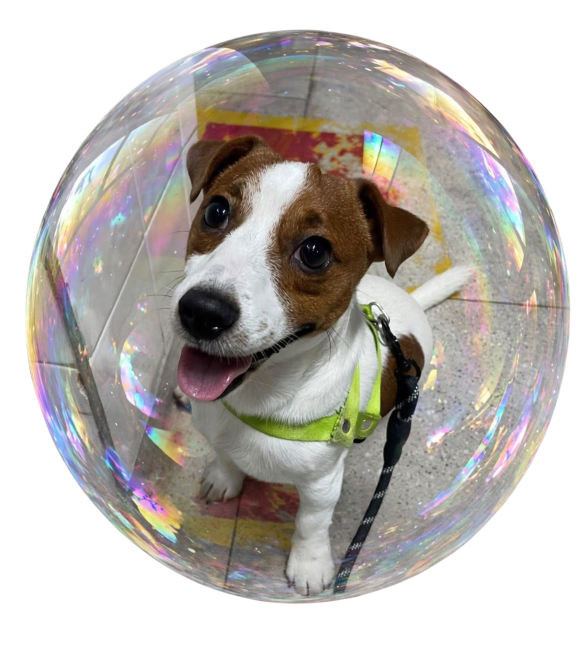
#> input picture work/sprites-raw/WhatsApp_Image_2026-10-09_at_15.48.31.png, 1170 x 1333 px (shown at 1/2 size); its folder holds only this picture in this run
$ python segment2.py
#> lines starting #> are read from the running program, lines starting #| are printed output that depends on the picture; after the words box and inside, x2 and y2 are one past the last pixel; in counts of white or black regions, pixels touching at a corner belong together
import os, glob, json
import numpy as np
from PIL import Image
from scipy import ndimage

RAW = 'work/sprites-raw'
OUT = 'work/segments'
os.makedirs(OUT, exist_ok=True)

report = {}
for p in sorted(glob.glob(os.path.join(RAW, '*.png'))):
    im = Image.open(p).convert('RGBA')
#> im is the input picture: PIL image 1170x1333 RGBA; mean R, G, B, A 94.2, 89.7, 85.1, 160.2
    a = np.array(im)
    alpha = a[..., 3]
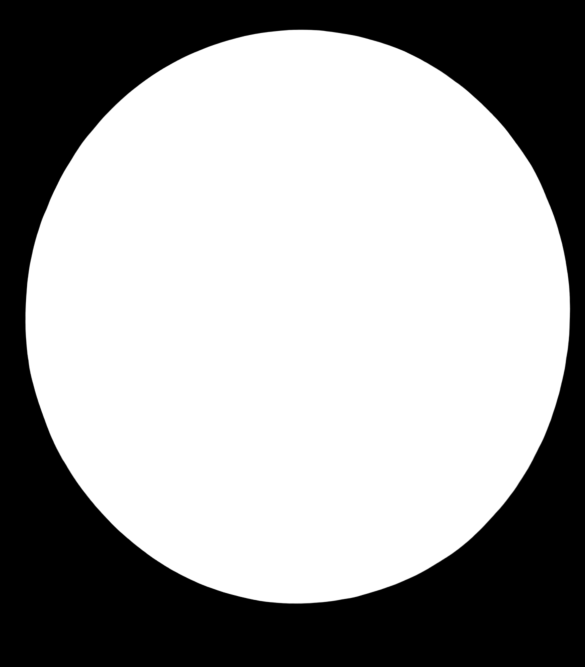
#> alpha: shape (1333, 1170) (shown at 1/2 size); min 0, max 255, mean 160.2
    mask = alpha > 25
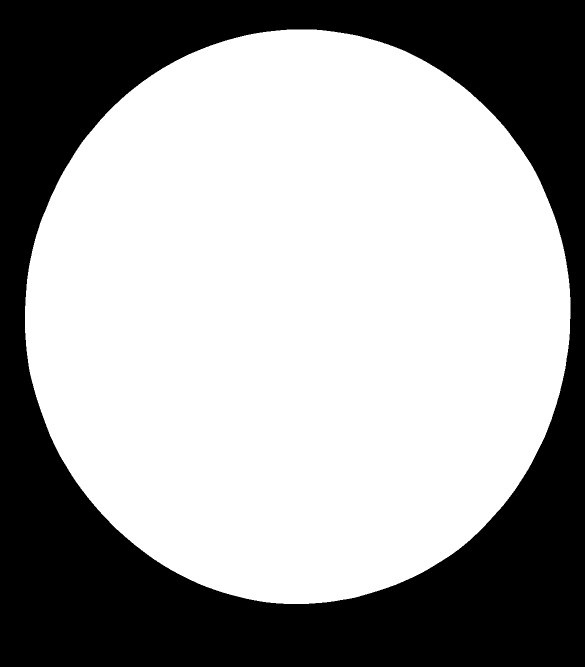
#> mask: shape (1333, 1170) bool (shown at 1/2 size); 63% white; 1 black region, box (x1, y1, x2, y2) and area: (0, 0, 1170, 1333) 576329
    md = ndimage.binary_dilation(mask, iterations=18)
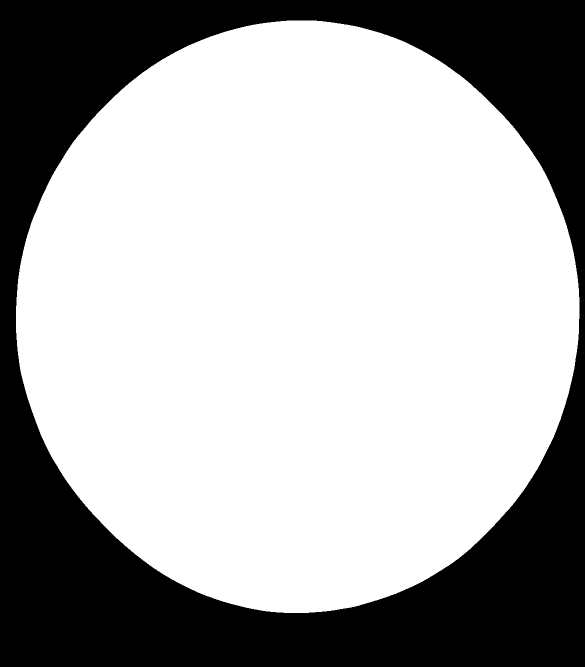
#> md: shape (1333, 1170) bool (shown at 1/2 size); 66.7% white; 1 black region, box (x1, y1, x2, y2) and area: (0, 0, 1170, 1333) 518711
    lab, n = ndimage.label(md)
#> n = 1
    comps = []
    for i, sl in enumerate(ndimage.find_objects(lab), start=1):
        ys, xs = sl
        h = ys.stop - ys.start; w = xs.stop - xs.start
        area = int(((lab[sl] == i) & (mask[sl])).sum())
        if area < 4000 or w < 60 or h < 60:
            continue
        # component mask over full image region
        comp_full = (lab == i)
        sub = comp_full[ys, xs] & mask[ys, xs]
        ys2, xs2 = np.where(sub)
        ty0, ty1 = ys.start + ys2.min(), ys.start + ys2.max() + 1
        tx0, tx1 = xs.start + xs2.min(), xs.start + xs2.max() + 1
        keep = sub[ty0 - ys.start:ty1 - ys.start, tx0 - xs.start:tx1 - xs.start]
        crop = a[ty0:ty1, tx0:tx1].copy()
        crop[..., 3] = np.where(keep, crop[..., 3], 0)
        ci = len(comps)
        outp = os.path.join(OUT, f'{os.path.basename(p)[:-4]}__c{ci}.png')
        Image.fromarray(crop, 'RGBA').save(outp)
        dom = tuple(int(v) for v in crop[..., :3][crop[..., 3] > 128].mean(axis=0))
        comps.append({'file': os.path.basename(outp), 'w': tx1-tx0, 'h': ty1-ty0,
                      'x': tx0, 'y': ty0, 'area': area, 'rgb': dom})
#> this loop made 1 pass
#> (i, h, w, area, ty0, ty1, tx0, tx1) on pass 1: (1, 1185, 1127, 983281, 59, 1208, 50, 1141)
#> pass 1, `sub = comp_full[ys, xs] & mask[ys, xs]`:
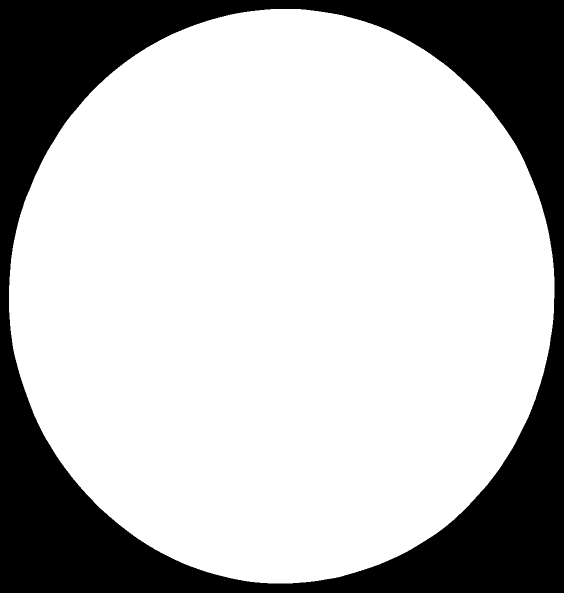
#> sub: shape (1185, 1127) bool (shown at 1/2 size); 73.6% white; 1 black region, box (x1, y1, x2, y2) and area: (0, 0, 1127, 1185) 352214
#> pass 1, `keep = sub[ty0 - ys.start:ty1 - ys.start, tx0 - xs.start:tx1 - xs.start]`:
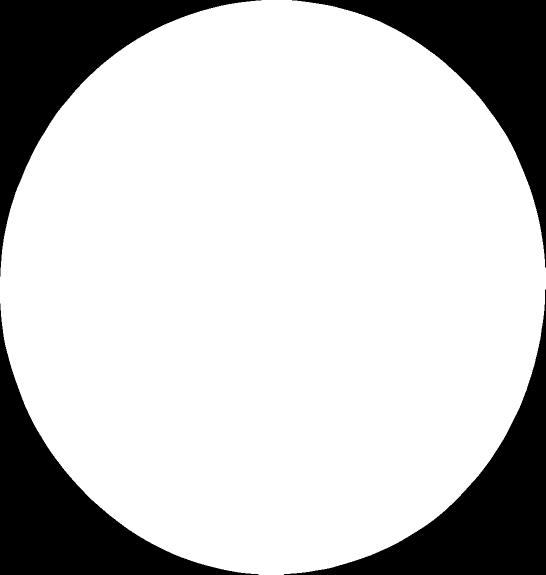
#> keep: shape (1149, 1091) bool (shown at 1/2 size); 78.4% white; 4 black regions, box (x1, y1, x2, y2) and area: (0, 607, 517, 1149) 68572, (0, 0, 523, 553) 68454, (568, 579, 1091, 1149) 67798, (584, 0, 1091, 535) 65454
#> pass 1, `crop = a[ty0:ty1, tx0:tx1].copy()`:
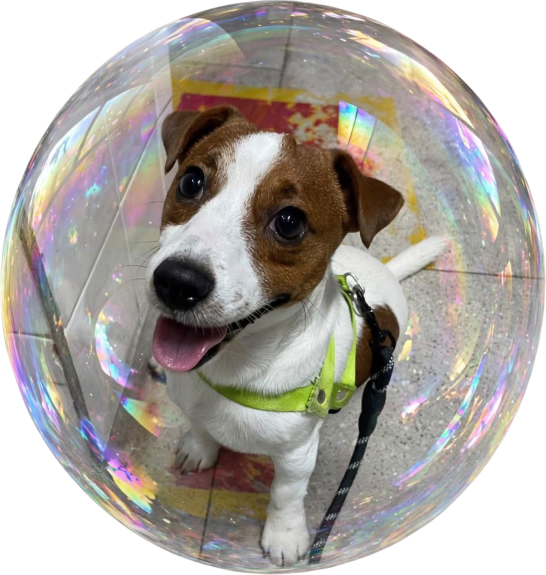
#> crop: shape (1149, 1091, 4) (shown at 1/2 size); mean R, G, B, A 117.2, 111.5, 105.9, 199.3; transparent parts drawn white
#> after the loop, comps = 1 item
    report[os.path.basename(p)] = comps
    print(f'{os.path.basename(p)}: {len(comps)} chars')
#| WhatsApp_Image_2026-10-09_at_15.48.31.png: 1 chars
    for c in comps:
        print('   ', c['file'], f"{c['w']}x{c['h']}", 'at', (c['x'], c['y']), 'rgb', c['rgb'])
#> this loop made 1 pass
#|     WhatsApp_Image_2026-10-09_at_15.48.31__c0.png 1091x1149 at (50, 59) rgb (148, 141, 134)
#> (the run stopped early here; a loop or call above may not have finished)

$ run again, on work/sprites-raw/WhatsApp_Image_2026-10-09_at_15.48.31_(6).png
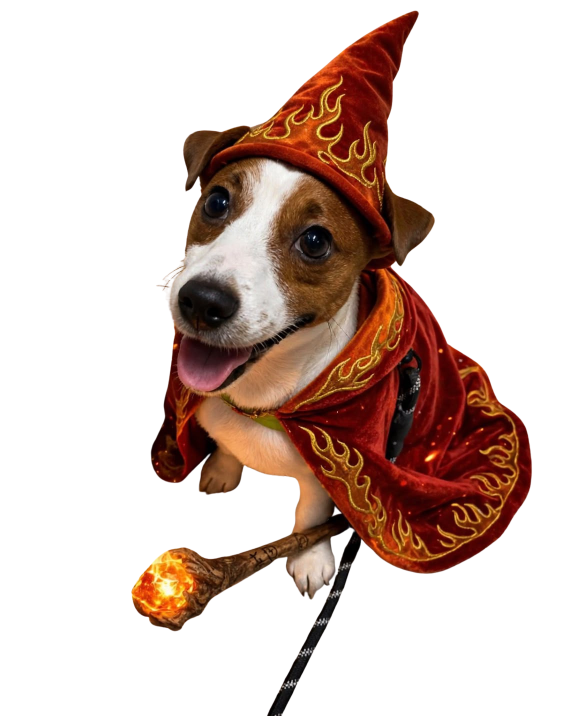
#> input picture work/sprites-raw/WhatsApp_Image_2026-10-09_at_15.48.31_(6).png, 1169 x 1431 px (shown at 1/2 size)
#> im is the input picture: PIL image 1169x1431 RGBA; mean R, G, B, A 39, 20.3, 13.3, 80.4
#> `mask = alpha > 25`:
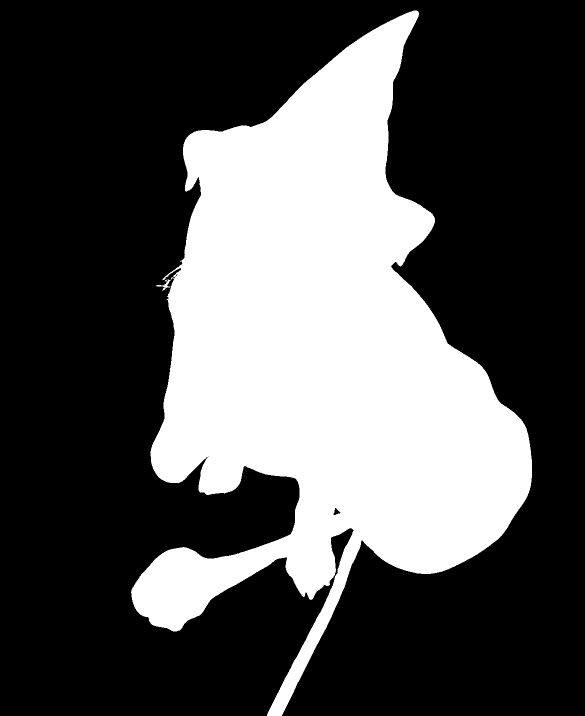
#> mask: shape (1431, 1169) bool (shown at 1/2 size); 31.8% white; 3 white regions (1 under 20 px), largest, box (x1, y1, x2, y2) and area: (262, 21, 1064, 1431) 532197, (312, 559, 341, 582) 176
#> md: shape (1431, 1169) bool; 36.8% white; 1 white region, box (x1, y1, x2, y2) and area: (244, 3, 1082, 1431) 615323
#> n = 1
#> the loop `for i, sl in enumerate(ndimage.find_objects(lab), start=1):` made 1 pass
#> (i, h, w, area, ty0, ty1, tx0, tx1) on pass 1: (1, 1428, 838, 532374, 21, 1431, 262, 1064)
#> pass 1, `crop = a[ty0:ty1, tx0:tx1].copy()`:
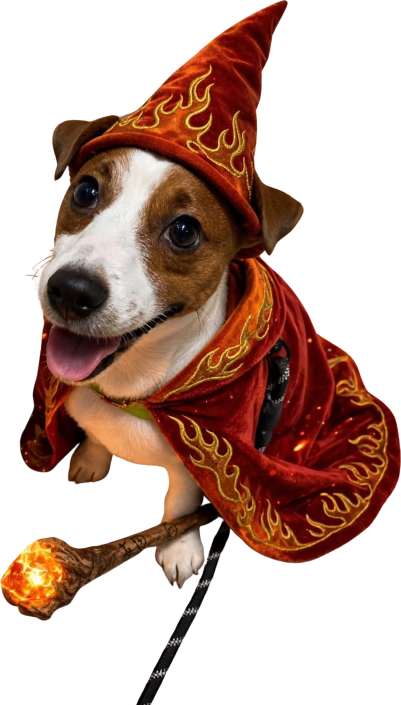
#> crop: shape (1410, 802, 4) (shown at 1/2 size); mean R, G, B, A 57.7, 30, 19.7, 118.9; transparent parts drawn white
#> after the loop `for i, sl in enumerate(ndimage.find_objects(lab), start=1):`: comps = 1 item
#| WhatsApp_Image_2026-10-09_at_15.48.31_(6).png: 1 chars
#> the loop `for c in comps:` made 1 pass
#|     WhatsApp_Image_2026-10-09_at_15.48.31_(6)__c0.png 802x1410 at (262, 21) rgb (121, 63, 41)
